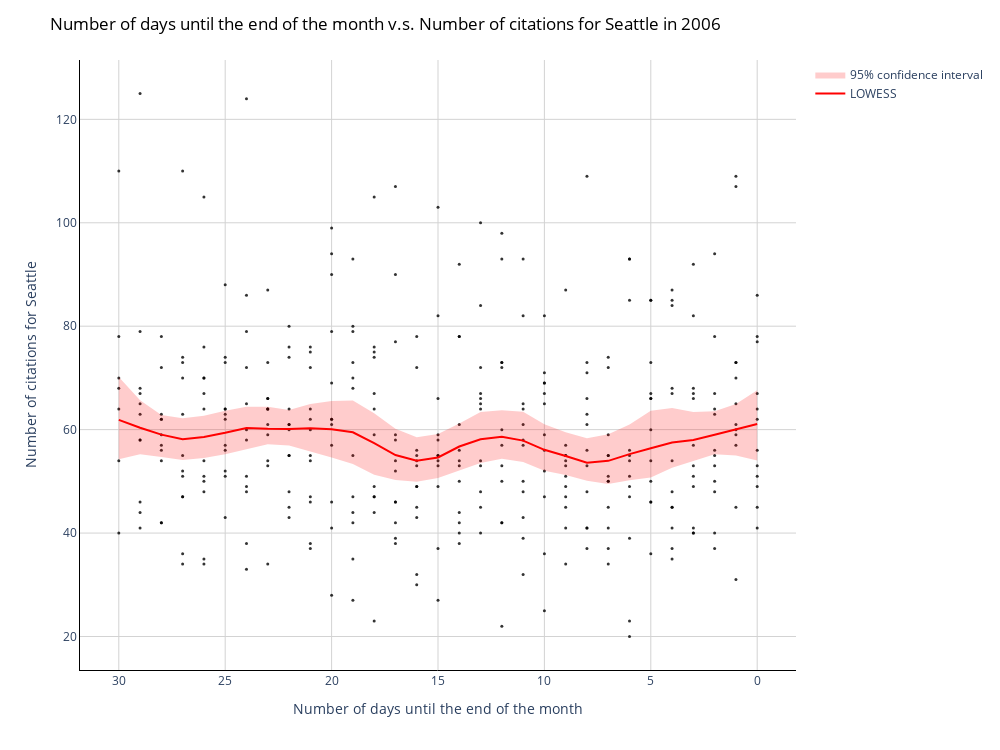

Notebook source saved alongside this figure:
### Code cell
year = 2006
dat = data[(data['city'] == 'seattle') & (data['year'] == year)]

# x values for LOWESS
x=dat['days_end_month'].values 
# y values for both
y=dat['citation_issued'].values

eval_x = np.linspace(0, 30, 31)

lowess_reg, bottom, top = lowess_with_confidence_bounds(x, y, eval_x, N=200, conf_interval=0.95, lowess_kw={"frac": 0.2})

fig = px.scatter(dat, x=x, y=y, 
                 opacity=0.8, color_discrete_sequence=['black'])

fig.add_traces(go.Scatter(x=eval_x, y=lowess_reg, name='LOWESS', line=dict(color='red')))

fig.add_trace(go.Scatter(x=eval_x, y = top,
                line = dict(color='rgba(0,0,0,0)'),showlegend=False,))
        
fig.add_trace(go.Scatter(x=eval_x, y = bottom,
                line = dict(color='rgba(0,0,0,0)'),
                fill='tonexty',name = '95% confidence interval',fillcolor = 'rgba(255, 0, 0, 0.2)'))


# Set figure title
fig.update_layout(height=750, 
                  width=1000,
                  title=dict(text="Number of days until the end of the month v.s. Number of citations for Seattle in 2006", 
                             font=dict(color='black')),
                             xaxis=dict(
                                tickmode='linear',
                                dtick=5,),
                
    )
fig.update_xaxes(autorange="reversed")

fig.update_layout(dict(plot_bgcolor = 'white'),
                  xaxis_title="Number of days until the end of the month", 
                  yaxis_title="Number of citations for Seattle")

# Update axes lines
fig.update_xaxes(showgrid=True, gridwidth=1, gridcolor='lightgrey', 
                 zeroline=True, zerolinewidth=1, zerolinecolor='lightgrey', 
                 showline=True, linewidth=1, linecolor='black')

fig.update_yaxes(showgrid=True, gridwidth=1, gridcolor='lightgrey', 
                 zeroline=True, zerolinewidth=1, zerolinecolor='lightgrey', 
                 showline=True, linewidth=1, linecolor='black')


# Update marker size
fig.update_traces(marker=dict(size=3))

fig.show()

### Figure 1 — Plotly figure (JSON) as saved in the notebook; plotly's stock layout.template omitted (floating-point values rounded to 4 significant figures; data arrays with more than 128 entries replaced by an {"elided": "..."} marker saying what was removed)
{"data": [{"hovertemplate": "x=%{x}<br>y=%{y}<extra></extra>", "legendgroup": "", "marker": {"color": "black", "opacity": 0.8, "size": 3, "symbol": "circle"}, "mode": "markers", "name": "", "orientation": "v", "showlegend": false, "type": "scatter", "x": {"elided": "365 int values"}, "xaxis": "x", "y": {"elided": "365 int values"}, "yaxis": "y"}, {"line": {"color": "red"}, "marker": {"size": 3}, "name": "LOWESS", "type": "scatter", "x": [0, 1, 2, 3, 4, 5, 6, 7, 8, 9, 10, 11, 12, 13, 14, 15, 16, 17, 18, 19, 20, 21, 22, 23, 24, 25, 26, 27, 28, 29, 30], "y": [61.11, 60.01, 59.03, 57.98, 57.52, 56.4, 55.26, 53.96, 53.59, 54.9, 56.1, 57.87, 58.64, 58.13, 56.74, 54.61, 54.0, 55.1, 57.38, 59.49, 60.06, 60.29, 60.11, 60.17, 60.33, 59.39, 58.56, 58.13, 59.04, 60.37, 61.89]}, {"line": {"color": "rgba(0,0,0,0)"}, "marker": {"size": 3}, "showlegend": false, "type": "scatter", "x": [0, 1, 2, 3, 4, 5, 6, 7, 8, 9, 10, 11, 12, 13, 14, 15, 16, 17, 18, 19, 20, 21, 22, 23, 24, 25, 26, 27, 28, 29, 30], "y": [67.62, 64.93, 63.55, 63.4, 64.18, 63.65, 60.99, 59.13, 58.34, 59.48, 61.07, 63.44, 63.74, 63.41, 61.17, 59.16, 58.55, 60.16, 63.17, 65.63, 65.55, 64.96, 63.8, 64.43, 64.42, 63.67, 62.67, 62.19, 62.81, 65.69, 70.18]}, {"fill": "tonexty", "fillcolor": "rgba(255, 0, 0, 0.2)", "line": {"color": "rgba(0,0,0,0)"}, "marker": {"size": 3}, "name": "95% confidence interval", "type": "scatter", "x": [0, 1, 2, 3, 4, 5, 6, 7, 8, 9, 10, 11, 12, 13, 14, 15, 16, 17, 18, 19, 20, 21, 22, 23, 24, 25, 26, 27, 28, 29, 30], "y": [54.02, 55.0, 55.23, 53.86, 52.64, 50.74, 50.22, 49.49, 50.11, 51.25, 52.04, 53.73, 54.35, 53.56, 52.13, 50.67, 49.94, 50.27, 51.29, 53.34, 54.64, 55.86, 56.96, 57.16, 56.24, 55.23, 54.51, 54.15, 54.72, 55.22, 54.29]}], "layout": {"height": 750, "legend": {"tracegroupgap": 0}, "margin": {"t": 60}, "plot_bgcolor": "white", "title": {"font": {"color": "black"}, "text": "Number of days until the end of the month v.s. Number of citations for Seattle in 2006"}, "width": 1000, "xaxis": {"anchor": "y", "autorange": "reversed", "domain": [0, 1], "dtick": 5, "gridcolor": "lightgrey", "gridwidth": 1, "linecolor": "black", "linewidth": 1, "showgrid": true, "showline": true, "tickmode": "linear", "title": {"text": "Number of days until the end of the month"}, "zeroline": true, "zerolinecolor": "lightgrey", "zerolinewidth": 1}, "yaxis": {"anchor": "x", "domain": [0, 1], "gridcolor": "lightgrey", "gridwidth": 1, "linecolor": "black", "linewidth": 1, "showgrid": true, "showline": true, "title": {"text": "Number of citations for Seattle"}, "zeroline": true, "zerolinecolor": "lightgrey", "zerolinewidth": 1}}}
